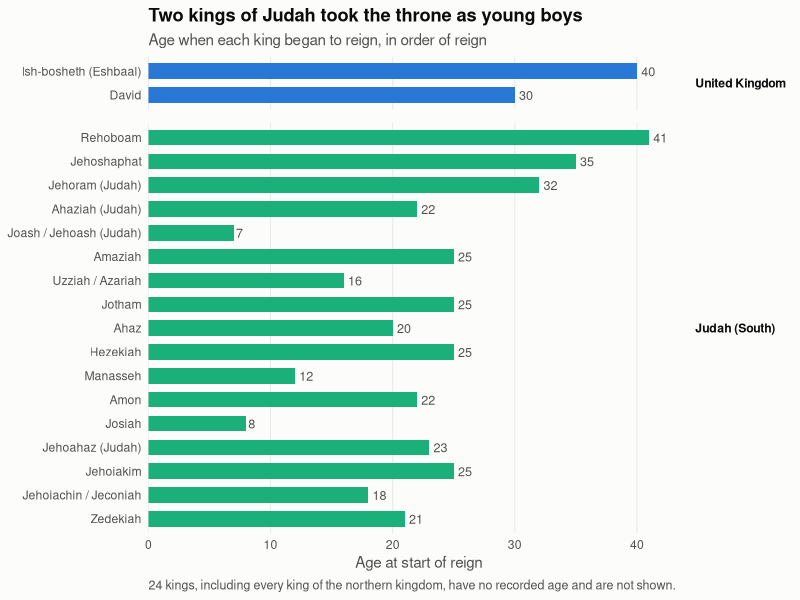
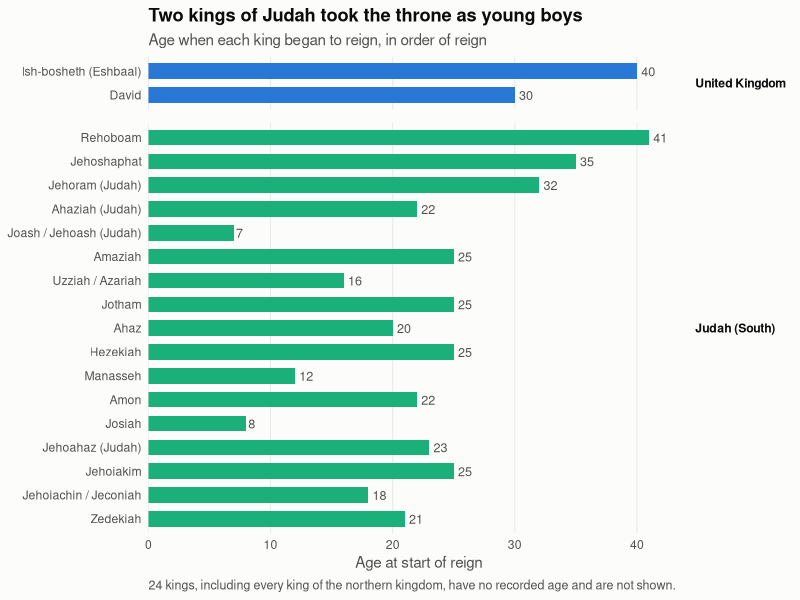

The R script that drew these images, in order:
library(tidyverse)

#### loading the data set ##########
Monarchs <- read_csv("IsraelMonarchs_v2.csv")

#### keeping kings with a recorded age ##########
kingdom_cols <- c("United Kingdom" = "#2a78d6",
                  "Israel (North)" = "#eb6834",
                  "Judah (South)"  = "#1baf7a")

ages <- Monarchs %>%
  mutate(Kingdom = recode(Kingdom,
                          "United Kingdom of Israel"   = "United Kingdom",
                          "Northern Kingdom of Israel" = "Israel (North)",
                          "Southern Kingdom (Judah)"   = "Judah (South)"),
         Kingdom = factor(Kingdom, levels = names(kingdom_cols)),
         King = fct_reorder(`Name of King`, `#`, .desc = TRUE)) %>%
  filter(!is.na(`Age at Start`))

no_age <- nrow(Monarchs) - nrow(ages)

#### chart ##########
age_chart <- ggplot(ages, aes(x = `Age at Start`, y = King, fill = Kingdom)) +
  geom_col(width = 0.65) +
  geom_text(aes(label = `Age at Start`), hjust = -0.3, colour = "#52514e", size = 3.2) +
  facet_grid(Kingdom ~ ., scales = "free_y", space = "free_y") +
  scale_fill_manual(values = kingdom_cols, guide = "none") +
  scale_x_continuous(expand = expansion(mult = c(0, 0.08))) +
  labs(title = "Two kings of Judah took the throne as young boys",
       subtitle = "Age when each king began to reign, in order of reign",
       caption = paste0(no_age, " kings, including every king of the northern kingdom, ",
                        "have no recorded age and are not shown."),
       x = "Age at start of reign", y = NULL) +
  theme_minimal(base_size = 11) +
  theme(plot.background    = element_rect(fill = "#fcfcfb", colour = NA),
        panel.grid.major.y = element_blank(),
        panel.grid.minor   = element_blank(),
        panel.grid.major.x = element_line(colour = "#e6e5e1", linewidth = 0.3),
        panel.spacing.y    = unit(10, "pt"),
        strip.text.y       = element_text(angle = 0, hjust = 0, face = "bold", colour = "#0b0b0b"),
        plot.title         = element_text(face = "bold", colour = "#0b0b0b"),
        plot.subtitle      = element_text(colour = "#52514e"),
        plot.caption       = element_text(colour = "#52514e", hjust = 0, size = 9),
        axis.text          = element_text(colour = "#52514e"),
        axis.title.x       = element_text(colour = "#52514e"))

age_chart

ggsave("Kings_by_age_at_start.png", age_chart, width = 8, height = 6, dpi = 200)
